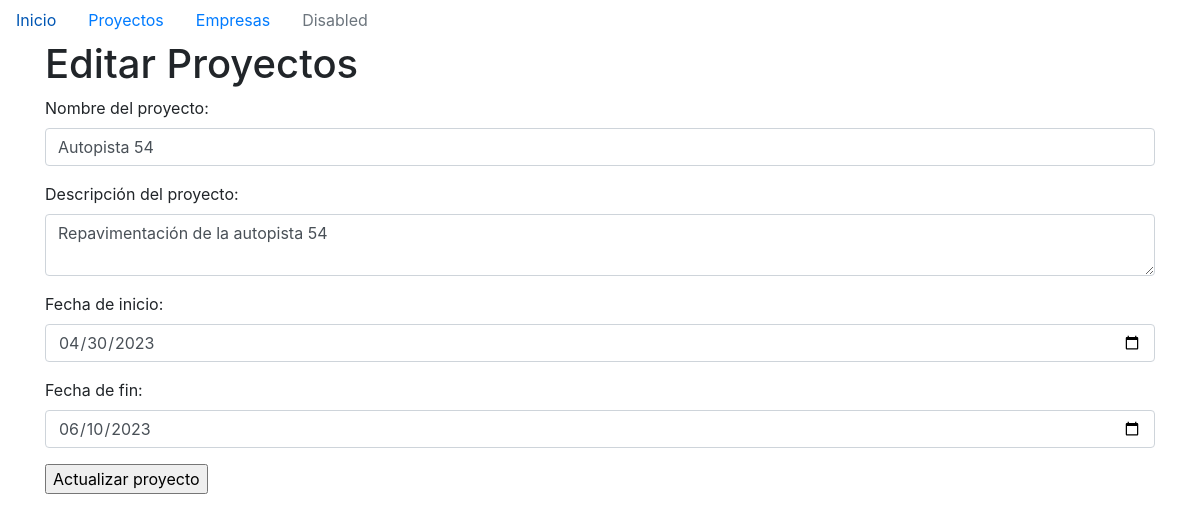
Page /proyecto/editar/1 on the committed database.
### models/proyecto.py (models this page shows)
class Proyecto(db.Model):
    id = db.Column(db.Integer, primary_key= True, autoincrement=True)
    nombre = db.Column(db.String(100), nullable=False, unique=True)
    descripcion = db.Column(db.String(200))
    fecha_inicio = db.Column(db.Date, nullable=False)
    fecha_final = db.Column(db.Date, nullable=False)

### main.py (the view, shortened to what this page needs)
@app.route('/proyecto/editar/<int:id>', methods= ['POST', 'GET'] )
def editar_proyecto(id):
    proyecto = Proyecto.query.get(id)
    return render_template('edit_proyectos.html',proyecto=proyecto)

### templates/edit_proyectos.html (shortened to what this page needs)
{% extends 'base.html' %}
{% block content %}
<h1>Editar Proyectos</h1>
<form action="/proyecto/editar/{{proyecto.id}}" method="POST">
    <div class="form-group">
      <label for="nombre">Nombre del proyecto:</label>
      <input type="text" id="nombre" name="nombre" class="form-control" required value="{{proyecto.nombre}}"/>
    </div>
    <div class="form-group">
      <label for="descripcion">Descripción del proyecto:</label>
      <textarea  id="descripcion" name="descripcion" class="form-control" required>{{proyecto.descripcion}}</textarea>
    </div>
    <div class="form-group">
      <label for="fecha_inicio">Fecha de inicio:</label>
      <input type="date" id="fecha_inicio" name="fecha_inicio" class="form-control" required value="{{ proyecto.fecha_inicio.strftime('%Y-%m-%d') if proyecto.fecha_inicio else '' }}">
    </div>
    <div class="form-group">
      <label for="fecha_final">Fecha de fin:</label>
      <input type="date" id="fecha_final" name="fecha_final" class="form-control" required value="{{proyecto.fecha_final.strftime('%Y-%m-%d') if proyecto.fecha_final else ''}}">
    </div>
    <input type="submit" name="accion" value="Actualizar proyecto">
  </form>
  {% endblock %}

### rows in the picture
Proyecto: nombre "Autopista 54", descripcion "Repavimentación de la autopista 54", fecha_inicio "04/30/2023", fecha_final "06/10/2023"
